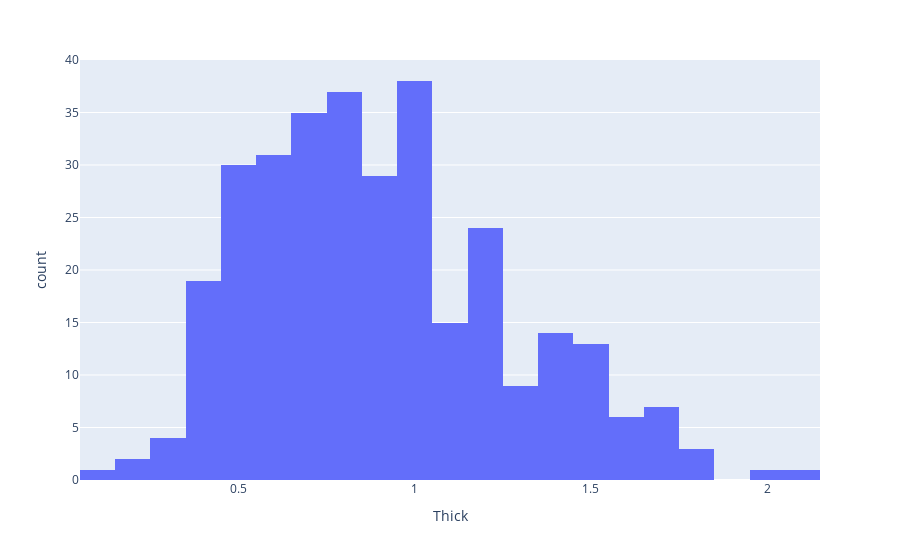

The cell this chart's notebook holds for it:
### Code cell
px.histogram(ab_noNaN, x='Thick')

### Figure 1 — Plotly figure (JSON) as saved in the notebook; plotly's stock layout.template omitted (floating-point values rounded to 4 significant figures; data arrays with more than 128 entries replaced by an {"elided": "..."} marker saying what was removed)
{"data": [{"alignmentgroup": "True", "bingroup": "x", "hovertemplate": "Thick=%{x}<br>count=%{y}<extra></extra>", "legendgroup": "", "marker": {"color": "#636efa", "pattern": {"shape": ""}}, "name": "", "offsetgroup": "", "orientation": "v", "showlegend": false, "type": "histogram", "x": {"elided": "319 float values"}, "xaxis": "x", "yaxis": "y"}], "layout": {"barmode": "relative", "legend": {"tracegroupgap": 0}, "margin": {"t": 60}, "xaxis": {"anchor": "y", "domain": [0, 1], "title": {"text": "Thick"}}, "yaxis": {"anchor": "x", "domain": [0, 1], "title": {"text": "count"}}}}
